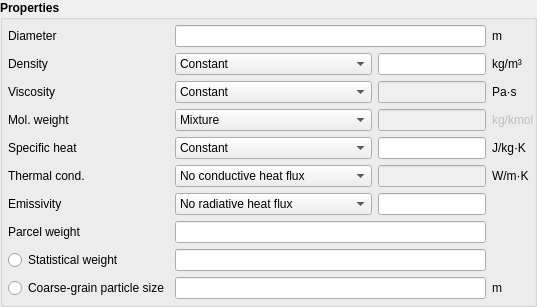
             <widget class="QGroupBox" name="groupbox_solids_parameters">
              <property name="font">
               <font>
                <weight>75</weight>
                <bold>true</bold>
               </font>
              </property>
              <property name="title">
               <string>Properties</string>
              </property>
              <property name="flat">
               <bool>true</bool>
              </property>
              <layout class="QGridLayout" name="gridLayout_6">
               <property name="leftMargin">
                <number>5</number>
               </property>
               <property name="topMargin">
                <number>5</number>
               </property>
               <property name="rightMargin">
                <number>0</number>
               </property>
               <property name="bottomMargin">
                <number>5</number>
               </property>
               <item row="8" column="0">
                <widget class="QRadioButton" name="radiobutton_cgp_stat_wt">
                 <property name="font">
                  <font>
                   <weight>50</weight>
                   <bold>false</bold>
                  </font>
                 </property>
                 <property name="text">
                  <string>Statistical weight</string>
                 </property>
                </widget>
               </item>
               <item row="8" column="1" colspan="2">
                <widget class="LineEdit" name="lineedit_keyword_cgp_stat_wt_args_P">
                 <property name="font">
                  <font>
                   <weight>50</weight>
                   <bold>false</bold>
                  </font>
                 </property>
                </widget>
               </item>
               <item row="10" column="3">
                <widget class="QLabel" name="label_cgp_d_p0_units">
                 <property name="font">
                  <font>
                   <weight>50</weight>
                   <bold>false</bold>
                  </font>
                 </property>
                 <property name="text">
                  <string>m</string>
                 </property>
                </widget>
               </item>
               <item row="3" column="0">
                <widget class="QLabel" name="label_solids_mol_weight_model">
                 <property name="font">
                  <font>
                   <weight>50</weight>
                   <bold>false</bold>
                  </font>
                 </property>
                 <property name="toolTip">
                  <string>Molecular weight.</string>
                 </property>
                 <property name="text">
                  <string>Mol. weight</string>
                 </property>
                </widget>
               </item>
               <item row="6" column="0">
                <widget class="QLabel" name="label_des_em">
                 <property name="font">
                  <font>
                   <weight>50</weight>
                   <bold>false</bold>
                  </font>
                 </property>
                 <property name="text">
                  <string>Emissivity</string>
                 </property>
                </widget>
               </item>
               <item row="2" column="0">
                <widget class="QLabel" name="label_solids_viscosity_model">
                 <property name="font">
                  <font>
                   <weight>50</weight>
                   <bold>false</bold>
                  </font>
                 </property>
                 <property name="text">
                  <string>Viscosity</string>
                 </property>
                </widget>
               </item>
               <item row="0" column="0">
                <widget class="QLabel" name="label_d_p0">
                 <property name="font">
                  <font>
                   <weight>50</weight>
                   <bold>false</bold>
                  </font>
                 </property>
                 <property name="text">
                  <string>Diameter</string>
                 </property>
                </widget>
               </item>
               <item row="5" column="0">
                <widget class="QLabel" name="label_solids_ks_model">
                 <property name="font">
                  <font>
                   <weight>50</weight>
                   <bold>false</bold>
                  </font>
                 </property>
                 <property name="toolTip">
                  <string>Thermal conductivity.</string>
                 </property>
                 <property name="text">
                  <string>Thermal cond.</string>
                 </property>
                </widget>
               </item>
               <item row="5" column="3">
                <widget class="QLabel" name="label_k_s0_units">
                 <property name="font">
                  <font>
                   <weight>50</weight>
                   <bold>false</bold>
                  </font>
                 </property>
                 <property name="text">
                  <string>W/m·K</string>
                 </property>
                </widget>
               </item>
               <item row="0" column="1" colspan="2">
                <widget class="LineEdit" name="lineedit_keyword_d_p0_args_P">
                 <property name="font">
                  <font>
                   <weight>50</weight>
                   <bold>false</bold>
                  </font>
                 </property>
                </widget>
               </item>
               <item row="4" column="3">
                <widget class="QLabel" name="label_c_ps0_units">
                 <property name="font">
                  <font>
                   <weight>50</weight>
                   <bold>false</bold>
                  </font>
                 </property>
                 <property name="text">
                  <string>J/kg·K</string>
                 </property>
                </widget>
               </item>
               <item row="3" column="3">
                <widget class="QLabel" name="label_mol_weight_units_disabled">
                 <property name="enabled">
                  <bool>false</bool>
                 </property>
                 <property name="font">
                  <font>
                   <weight>50</weight>
                   <bold>false</bold>
                  </font>
                 </property>
                 <property name="text">
                  <string>kg/kmol</string>
                 </property>
                </widget>
               </item>
               <item row="4" column="0">
                <widget class="QLabel" name="label_solids_specific_heat_model">
                 <property name="font">
                  <font>
                   <weight>50</weight>
                   <bold>false</bold>
                  </font>
                 </property>
                 <property name="toolTip">
                  <string>Specific heat.</string>
                 </property>
                 <property name="text">
                  <string>Specific heat</string>
                 </property>
                </widget>
               </item>
               <item row="2" column="1">
                <widget class="ComboBox" name="combobox_solids_viscosity_model">
                 <property name="font">
                  <font>
                   <weight>50</weight>
                   <bold>false</bold>
                  </font>
                 </property>
                 <property name="currentIndex">
                  <number>0</number>
                 </property>
                 <property name="sizeAdjustPolicy">
                  <enum>QComboBox::AdjustToContents</enum>
                 </property>
                 <property name="minimumContentsLength">
                  <number>1</number>
                 </property>
                 <item>
                  <property name="text">
                   <string>Constant</string>
                  </property>
                 </item>
                 <item>
                  <property name="text">
                   <string>Continuum solids stress theory</string>
                  </property>
                 </item>
                 <item>
                  <property name="text">
                   <string>User-provided</string>
                  </property>
                 </item>
                </widget>
               </item>
               <item row="4" column="2">
                <widget class="LineEdit" name="lineedit_keyword_c_ps0_args_P">
                 <property name="font">
                  <font>
                   <weight>50</weight>
                   <bold>false</bold>
                  </font>
                 </property>
                </widget>
               </item>
               <item row="1" column="3">
                <widget class="QLabel" name="label_ro_s0_units">
                 <property name="font">
                  <font>
                   <weight>50</weight>
                   <bold>false</bold>
                  </font>
                 </property>
                 <property name="text">
                  <string>kg/m³</string>
                 </property>
                </widget>
               </item>
               <item row="3" column="2">
                <widget class="QLineEdit" name="lineedit_mol_weight_disabled">
                 <property name="enabled">
                  <bool>false</bool>
                 </property>
                 <property name="font">
                  <font>
                   <weight>50</weight>
                   <bold>false</bold>
                  </font>
                 </property>
                </widget>
               </item>
               <item row="4" column="1">
                <widget class="ComboBox" name="combobox_solids_specific_heat_model">
                 <property name="font">
                  <font>
                   <weight>50</weight>
                   <bold>false</bold>
                  </font>
                 </property>
                 <property name="sizeAdjustPolicy">
                  <enum>QComboBox::AdjustToContents</enum>
                 </property>
                 <property name="minimumContentsLength">
                  <number>1</number>
                 </property>
                 <item>
                  <property name="text">
                   <string>Constant</string>
                  </property>
                 </item>
                 <item>
                  <property name="text">
                   <string>Mixture</string>
                  </property>
                 </item>
                 <item>
                  <property name="text">
                   <string>User-provided</string>
                  </property>
                 </item>
                </widget>
               </item>
               <item row="1" column="1">
                <widget class="ComboBox" name="combobox_solids_density_model">
                 <property name="font">
                  <font>
                   <weight>50</weight>
                   <bold>false</bold>
                  </font>
                 </property>
                 <property name="sizeAdjustPolicy">
                  <enum>QComboBox::AdjustToContents</enum>
                 </property>
                 <property name="minimumContentsLength">
                  <number>1</number>
                 </property>
                 <item>
                  <property name="text">
                   <string>Constant</string>
                  </property>
                 </item>
                 <item>
                  <property name="text">
                   <string>Variable</string>
                  </property>
                 </item>
                 <item>
                  <property name="text">
                   <string>User-provided</string>
                  </property>
                 </item>
                </widget>
               </item>
               <item row="2" column="2">
                <widget class="LineEdit" name="lineedit_keyword_mu_s0_args_P">
                 <property name="enabled">
                  <bool>false</bool>
                 </property>
                 <property name="font">
                  <font>
                   <weight>50</weight>
                   <bold>false</bold>
                  </font>
                 </property>
                </widget>
               </item>
               <item row="6" column="2">
                <widget class="LineEdit" name="lineedit_keyword_des_em_args_P">
                 <property name="font">
                  <font>
                   <weight>50</weight>
                   <bold>false</bold>
                  </font>
                 </property>
                </widget>
               </item>
               <item row="2" column="3">
                <widget class="QLabel" name="label_mu_s0_units">
                 <property name="font">
                  <font>
                   <weight>50</weight>
                   <bold>false</bold>
                  </font>
                 </property>
                 <property name="text">
                  <string>Pa·s</string>
                 </property>
                </widget>
               </item>
               <item row="7" column="0">
                <widget class="QLabel" name="label_pic_const_statwt">
                 <property name="font">
                  <font>
                   <weight>50</weight>
                   <bold>false</bold>
                  </font>
                 </property>
                 <property name="text">
                  <string>Parcel weight</string>
                 </property>
                </widget>
               </item>
               <item row="3" column="1">
                <widget class="ComboBox" name="combobox_solids_mol_weight_model">
                 <property name="font">
                  <font>
                   <weight>50</weight>
                   <bold>false</bold>
                  </font>
                 </property>
                 <property name="toolTip">
                  <string>Mixture.</string>
                 </property>
                 <property name="sizeAdjustPolicy">
                  <enum>QComboBox::AdjustToContents</enum>
                 </property>
                 <property name="minimumContentsLength">
                  <number>1</number>
                 </property>
                 <item>
                  <property name="text">
                   <string>Mixture</string>
                  </property>
                 </item>
                </widget>
               </item>
               <item row="1" column="2">
                <widget class="LineEdit" name="lineedit_keyword_ro_s0_args_P">
                 <property name="font">
                  <font>
                   <weight>50</weight>
                   <bold>false</bold>
                  </font>
                 </property>
                </widget>
               </item>
               <item row="0" column="3">
                <widget class="QLabel" name="label_d_p0_units">
                 <property name="font">
                  <font>
                   <weight>50</weight>
                   <bold>false</bold>
                  </font>
                 </property>
                 <property name="text">
                  <string>m</string>
                 </property>
                </widget>
               </item>
               <item row="6" column="1">
                <widget class="ComboBox" name="combobox_solids_emissivity_model">
                 <property name="font">
                  <font>
                   <weight>50</weight>
                   <bold>false</bold>
                  </font>
                 </property>
                 <item>
                  <property name="text">
                   <string>No radiative heat flux</string>
                  </property>
                 </item>
                 <item>
                  <property name="text">
                   <string>Constant</string>
                  </property>
                 </item>
                </widget>
               </item>
               <item row="10" column="1" colspan="2">
                <widget class="LineEdit" name="lineedit_keyword_cgp_d_p0_args_P">
                 <property name="font">
                  <font>
                   <weight>50</weight>
                   <bold>false</bold>
                  </font>
                 </property>
                </widget>
               </item>
               <item row="7" column="1" colspan="2">
                <widget class="LineEdit" name="lineedit_pic_const_statwt">
                 <property name="font">
                  <font>
                   <weight>50</weight>
                   <bold>false</bold>
                  </font>
                 </property>
                </widget>
               </item>
               <item row="5" column="2">
                <widget class="LineEdit" name="lineedit_keyword_k_s0_args_P">
                 <property name="enabled">
                  <bool>false</bool>
                 </property>
                 <property name="font">
                  <font>
                   <weight>50</weight>
                   <bold>false</bold>
                  </font>
                 </property>
                </widget>
               </item>
               <item row="1" column="0">
                <widget class="QLabel" name="label_solids_density_model">
                 <property name="font">
                  <font>
                   <weight>50</weight>
                   <bold>false</bold>
                  </font>
                 </property>
                 <property name="text">
                  <string>Density</string>
                 </property>
                </widget>
               </item>
               <item row="5" column="1">
                <widget class="ComboBox" name="combobox_solids_ks_model">
                 <property name="font">
                  <font>
                   <weight>50</weight>
                   <bold>false</bold>
                  </font>
                 </property>
                 <property name="currentIndex">
                  <number>0</number>
                 </property>
                 <property name="sizeAdjustPolicy">
                  <enum>QComboBox::AdjustToContents</enum>
                 </property>
                 <property name="minimumContentsLength">
                  <number>1</number>
                 </property>
                 <item>
                  <property name="text">
                   <string>No conductive heat flux</string>
                  </property>
                 </item>
                 <item>
                  <property name="text">
                   <string>Constant effective conductivity</string>
                  </property>
                 </item>
                 <item>
                  <property name="text">
                   <string>User-provided</string>
                  </property>
                 </item>
                 <item>
                  <property name="text">
                   <string>Bauer and Schlünder</string>
                  </property>
                 </item>
                 <item>
                  <property name="text">
                   <string>Musser</string>
                  </property>
                 </item>
                </widget>
               </item>
               <item row="10" column="0">
                <widget class="QRadioButton" name="radiobutton_cgp_d_p0">
                 <property name="font">
                  <font>
                   <weight>50</weight>
                   <bold>false</bold>
                  </font>
                 </property>
                 <property name="text">
                  <string>Coarse-grain particle size</string>
                 </property>
                </widget>
               </item>
              </layout>
             </widget>
